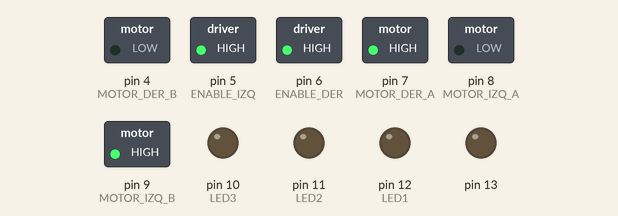
Simulated run of this sketch. Board: Arduino Nano, built with avr-gcc and run on an emulated ATmega328P. Shown: switched loads named in the sketch (green lamp = pin HIGH), output pins drawn as LEDs (lit = HIGH). What the sketch prints to the serial monitor is not drawn.

Above: at 0.1 s.
Timing chart, 0 to 1.6 s (numbered marks = the images above):
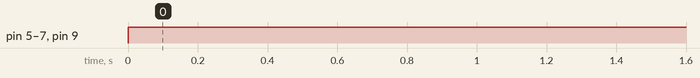

The sketch:

MOTORES_CALIBRACION.ino
```cpp
//#include <TimerOne.h>


/////Ultrasonico
#define TRIG_IZQ A3
#define ECHO_IZQ A2
#define TRIG_CEN A4
#define ECHO_CEN A5
#define TRIG_DER A1
#define ECHO_DER A0
////

/////Sensor piso
#define PISO_IZQ A6
#define PISO_DER A7
////

//////Leds
#define LED1 12
#define LED2 11
#define LED3 10
#define LED4 13
////


////Motores
#define MOTOR_IZQ_A 8
#define MOTOR_IZQ_B 9
#define MOTOR_DER_A 7
#define MOTOR_DER_B 4

#define ENABLE_IZQ 5
#define ENABLE_DER 6
///

///AntiRebote
#define PULSADO LOW
#define N_PULSADO HIGH

#define T_REBOTE 10

#define ESPERA 10
#define CONFIRMACION 11
#define LIBERACION 12

int mSeg = 0;


///

/////Boton
#define BOTON1 2
#define BOTON2 3

int estadoBoton1 = ESPERA;
int msBoton1 = 0;

int estadoBoton2 = ESPERA;
int msBoton2 = 0;


int  msBotonEspera = 0;
bool esperandoEjecucion = false;
int tiempoDesdePresionado = 0;

////


void codigo (byte sensores);
long leerUltrasonico(int triggerPin, int echoPin);
int borde(int pin) ;
void sensorPiso(int pin);
void avanzar(int velocidadIzq, int velocidadDer);
void retroceder(int velocidadIzq, int velocidadDer);
void girarIzq(int velocidadIzq, int velocidadDer);
void girarDer(int velocidadIzq, int velocidadDer);
void detener();
bool antiRebote(int pin, int &estadoMaquina, int &msBoton);
//void ISR_Timer();


////


void setup() {
  pinMode(TRIG_IZQ, OUTPUT);
  pinMode(ECHO_IZQ, INPUT);
  ///
  pinMode(TRIG_CEN, OUTPUT);
  pinMode(ECHO_CEN, INPUT);
  ///
  pinMode(TRIG_DER, OUTPUT);
  pinMode(ECHO_DER, INPUT);
  ///

  ///
  pinMode(LED1, OUTPUT);
  pinMode(LED2, OUTPUT);
  pinMode(LED3, OUTPUT);
  pinMode(13, OUTPUT);
  ///
  pinMode(BOTON1, INPUT_PULLUP);
  pinMode(BOTON2, INPUT_PULLUP);
  ///
  pinMode(MOTOR_IZQ_A, OUTPUT);
  pinMode(MOTOR_IZQ_B, OUTPUT);
  pinMode(MOTOR_DER_A, OUTPUT);
  pinMode(MOTOR_DER_B, OUTPUT);
  pinMode(ENABLE_DER, OUTPUT);
  pinMode(ENABLE_IZQ, OUTPUT);
  ///
  //Timer1.attachInterrupt(ISR_Timer);
  //Timer1.initialize(1000);  // 1 ms
  ///

  Serial.begin(9600);
  Serial.println("48 Horas para Trelew");
}

long millisVD = 0;
long millisVC = 0;
long millisVI = 0;
int VisorDer = 0;
int VisorCen = 0;
int VisorIzq = 0;
int PisoDer = 0;
int PisoIzq = 0;

void loop() {
  digitalWrite(9,HIGH);
  digitalWrite(8,LOW);
  analogWrite(5,255);

  digitalWrite(7, HIGH);
  digitalWrite(4, LOW);
  analogWrite(6,255);
}

////Sensor ultrasonico
long leerUltrasonico(int triggerPin, int echoPin) {
  digitalWrite(triggerPin, LOW);
  delayMicroseconds(2);

  digitalWrite(triggerPin, HIGH);
  delayMicroseconds(10);
  digitalWrite(triggerPin, LOW);

  long duracion = pulseIn(echoPin, HIGH, 30000); // timeout de 30 ms

  // Si no recibió señal, devuelve un valor alto (sin detección)
  if (duracion == 0) {
    return 999; // Valor fuera de rango
  }

  // Convierte la duración a distancia (en cm)
  long distancia = duracion / 58;

  return distancia;
}
/////

////sensor piso
int borde(int pin) {
  int lectura = analogRead(pin);
  return lectura ; // devuelve true si detecta blanco (borde)
}
////

////Motores
void avanzar(int velocidadIzq, int velocidadDer) {
  digitalWrite(MOTOR_IZQ_A, HIGH);
  digitalWrite(MOTOR_IZQ_B, LOW);
  analogWrite(ENABLE_IZQ, velocidadIzq);

  digitalWrite(MOTOR_DER_A, HIGH);
  digitalWrite(MOTOR_DER_B, LOW);
  analogWrite(ENABLE_DER, velocidadDer);

}

void retroceder(int velocidadIzq, int velocidadDer) {
  digitalWrite(MOTOR_IZQ_A, LOW);
  digitalWrite(MOTOR_IZQ_B, HIGH);
  analogWrite(ENABLE_IZQ, velocidadIzq);

  digitalWrite(MOTOR_DER_A, LOW);
  digitalWrite(MOTOR_DER_B, HIGH);
  analogWrite(ENABLE_DER, velocidadDer);

}

void girarIzq(int velocidadIzq, int velocidadDer) {
  digitalWrite(MOTOR_IZQ_A, LOW);
  digitalWrite(MOTOR_IZQ_B, HIGH);
  analogWrite(ENABLE_IZQ, velocidadIzq);

  digitalWrite(MOTOR_DER_A, HIGH);
  digitalWrite(MOTOR_DER_B, LOW);
  analogWrite(ENABLE_DER, velocidadDer);

}

void girarDer(int velocidadIzq, int velocidadDer) {
  digitalWrite(MOTOR_IZQ_A, HIGH);
  digitalWrite(MOTOR_IZQ_B, LOW);
  analogWrite(ENABLE_IZQ, velocidadIzq);

  digitalWrite(MOTOR_DER_A, LOW);
  digitalWrite(MOTOR_DER_B, HIGH);
  analogWrite(ENABLE_DER, velocidadDer);

}

void detener() {
  digitalWrite(MOTOR_IZQ_A, LOW);
  digitalWrite(MOTOR_IZQ_B, LOW);
  digitalWrite(MOTOR_DER_A, LOW);
  digitalWrite(MOTOR_DER_B, LOW);

}
////


///antirebote
bool antiRebote(int pin, int &estadoMaquina, int &msBoton) {
  bool lectura = digitalRead(pin);

  switch (estadoMaquina) {
    case ESPERA:
      if (lectura == PULSADO) {
        msBoton = 0;
        estadoMaquina = CONFIRMACION;
      }
      break;

    case CONFIRMACION:
      if (msBoton >= T_REBOTE) {
        if (lectura == PULSADO) {
          estadoMaquina = LIBERACION;
        } else {
          estadoMaquina = ESPERA;
        }
      }
      break;

    case LIBERACION:
      if (lectura == N_PULSADO) {
        estadoMaquina = ESPERA;
        return true;  // flanco detectado
      }
      break;
  }

  return false;  // no flanco
}
//

///timer
//void ISR_Timer() {
  //msBoton1++;
  //msBoton2++;
  //msBotonEspera++;

  //if (esperandoEjecucion) {
    //tiempoDesdePresionado++;
  //}

//}
////


////
void codigo (byte sensores) {
  switch (sensores) {

    case 0b00000: // BUSCAR
      avanzar(255,255);
      Serial.println("Avanzar 1");
      break;

    case 0b00001: // PISO DERECHA
      girarIzq(255,255);
      Serial.println("Girar Izquierda 1");
      break;

    case 0b00010: // PISO IZQUIERDA
      girarDer(255,255);
      Serial.println("Girar Derecha 1");
      break;

    case 0b00011: // DOBLE PISO
      retroceder(255,255);
      Serial.println("Retroceder 1");
      break;

    case 0b00100: // VISION DERECHA
      girarDer(255,255);
      Serial.println("Girar Derecha 2");
      break;

    case 0b00101: // VISION DERECHA Y SENSOR DERECHA
      girarIzq(255,255);
      Serial.println("Girar Izquierda 2");
      break;

    case 0b00110: // VISION DERECHA Y SENSOR IZQUIERDA
      girarDer(255,255);
      Serial.println("Girar Derecha 3");
      break;

    case 0b00111: // VISION DERECHA Y AMBOS SENSORES
      retroceder(255,255);
      Serial.println("Retroceder 2");
      break;

    case 0b01000: // SENSOR CENTRO
      avanzar(255,255);
      Serial.println("Avanzar 2");
      break;

    case 0b01001: // SENSOR CENTRO Y PISO DERECHA
      girarIzq(255,255);
      Serial.println("Girar Izquierda 3");
      break;

    case 0b01010: // SENSOR CENTRO Y PISO IZQUIERDA
      girarDer(255,255);
      Serial.println("Girar Derecha 4");
      break;

    case 0b01011: // SENSOR CENTRO Y AMBOS PISOS
      retroceder(255,255);
      Serial.println("Retroceder 3");
      break;

    case 0b01100: // SENSOR CENTRO Y SENSOR DERECHA
      avanzar(255,255);
      Serial.println("Avanzar 3");
      break;

    case 0b01101: // SENSOR CENTRO Y SENSOR DERECHA PISO DER
      girarIzq(255,255);
      Serial.println("Girar Izquierda 4");
      break;

    case 0b01110: // SENSOR CENTRAL SENSOR DERECHA Y PISO IZQ
      girarDer(255,255);
      Serial.println("Girar Derecha 5");
      break;

    case 0b01111: // SENSOR CENTRAL SENSOR DERECHA AMBOS PISOS
      retroceder(255,255);
      Serial.println("Retroceder 4");
      break;

    case 0b10000: // SENSOR IZQUIERDA
      girarIzq(255,255);
      Serial.println("Girar Izquierda 5");
      break;

    case 0b10001: // SENSOR IZQUIERDA PISO DERECHA
      girarIzq(255,255);
      Serial.println("Girar Izquierda 6");
      break;

    case 0b10010: // SENSOR IZQUIERDA PISO IZQUIERDA
      girarDer(255,255);
      Serial.println("Girar Derecha 6");
      break;

    case 0b10011: // SENSOR IZQUIERDA AMBOS PISOS
      retroceder(255,255);
      Serial.println("Retroceder 5");
      break;

    case 0b10100: // SENSOR IZQUIERDA SENSOR DERECHA
      girarIzq(255,255);
      Serial.println("Girar Izquierda 7");
      break;

    case 0b10101: // SENSOR IZQUIERDA SENSOR DERECHA PISO DER
      girarIzq(255,255);
      Serial.println("Girar Izquierda 8");
      break;

    case 0b10110: // 22
      girarDer(255,255);
      Serial.println("Girar Derecha 7");
      break;

    case 0b10111: // 23
      retroceder(255,255);
      Serial.println("Retroceder 6");
      break;

    case 0b11000: // 24
      avanzar(255,255);
      Serial.println("Avanzar 4");
      break;

    case 0b11001: // 25
      girarIzq(255,255);
      Serial.println("Girar Izquierda 9");
      break;

    case 0b11010: // 26
      girarDer(255,255);
      Serial.println("Girar Derecha 8");
      break;

    case 0b11011: // 27
      retroceder(255,255);
      Serial.println("Retroceder 7");
      break;

    case 0b11100: // 28
      avanzar(255,255);
      Serial.println("Avanzar 5");
      break;

    case 0b11101: // 29
      girarIzq(255,255);
      Serial.println("Girar Izquierda 10");
      break;

    case 0b11110: // 30
      girarDer(255,255);
      Serial.println("Girar Derecha 9");
      break;

    case 0b11111: // 31
      retroceder(255,255);
      Serial.println("Retroceder 8");
      break;
  }
}
```

Measured:
- by itself, pin 5 (ENABLE_IZQ), pin 6 (ENABLE_DER), pin 7 (MOTOR_DER_A), pin 9 (MOTOR_IZQ_B): LOW → HIGH at 0.00 s
